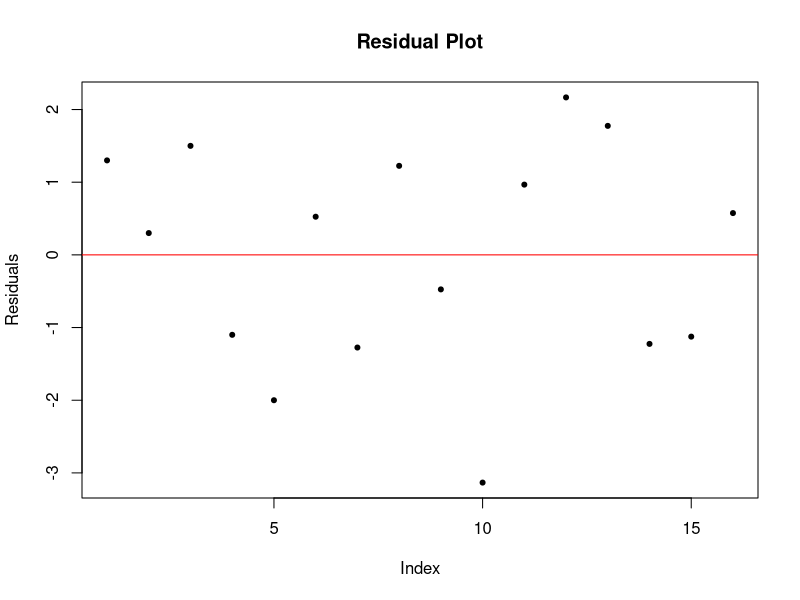
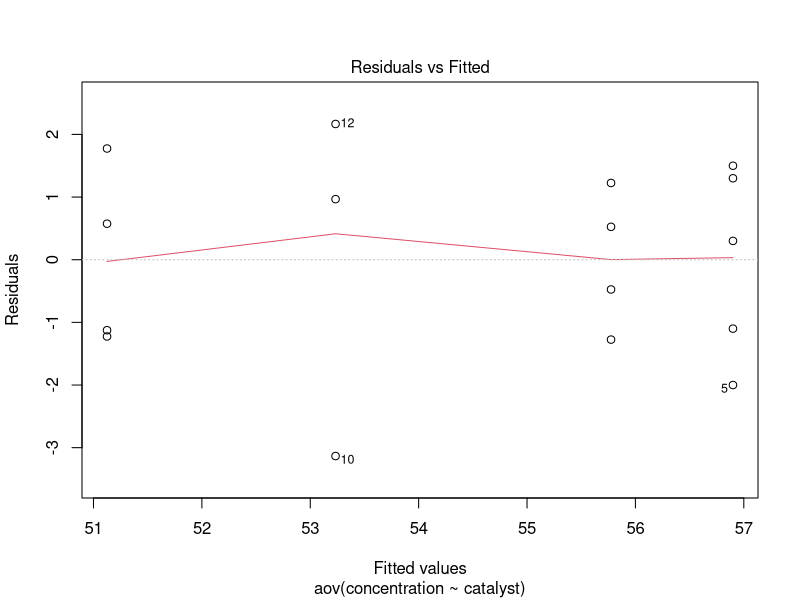
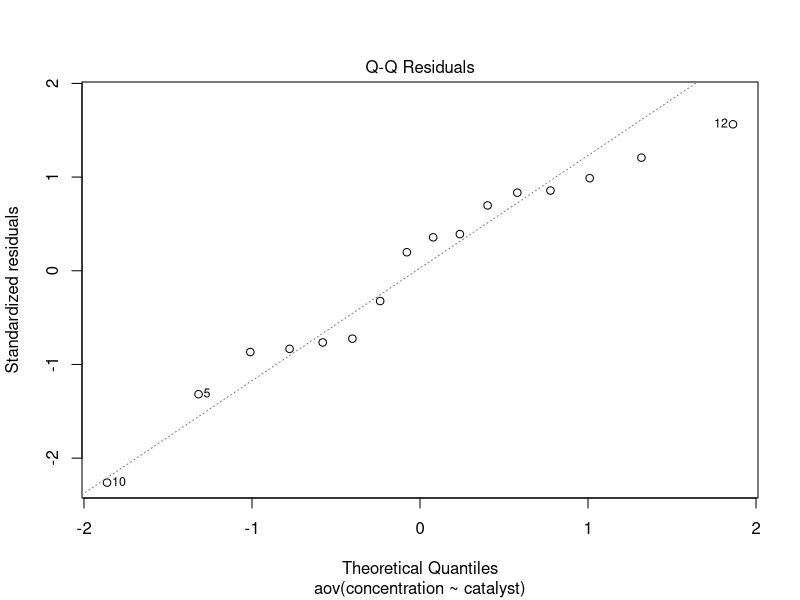
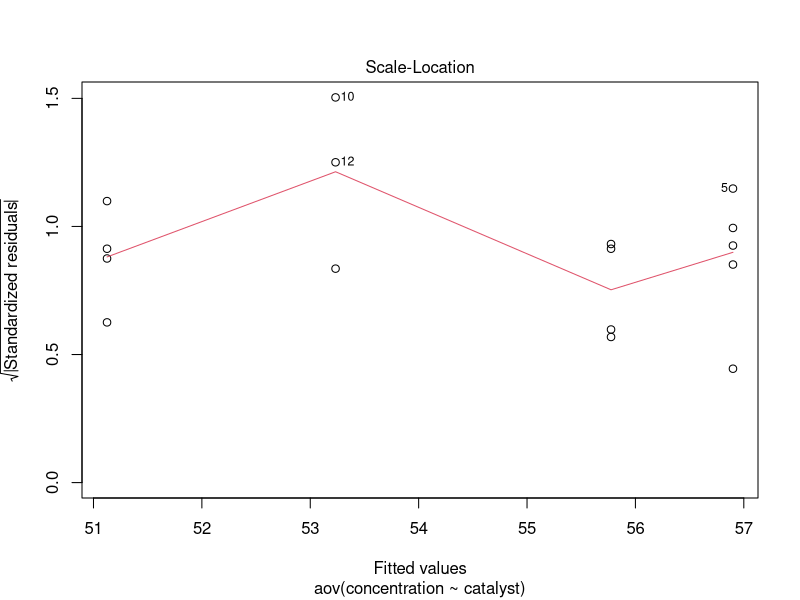
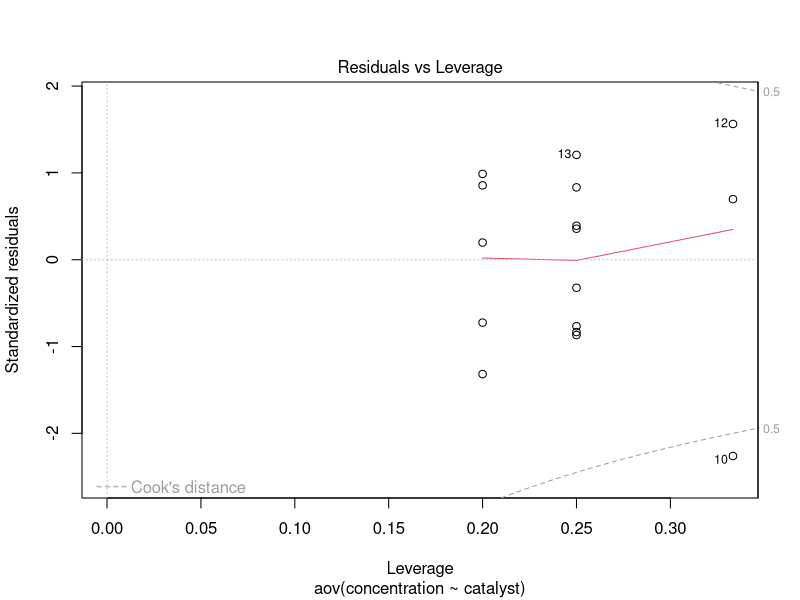

Reproduce these figures in R, in order.
## ---- chunk 1

### 3.40 Barlett test of Homogeneity of variance.  
catalyst<-c(rep("1",5), rep("2",4), rep("3",3), rep("4",4))
concentration<-c(58.2, 57.2, 58.4,55.8,54.9,56.3,54.5,57.0,55.3,50.1,54.2,55.4,52.9,49.9,50.0,51.7)
data.frame(catalyst, concentration)
bartlett.test(concentration~catalyst)

### b. Analysis of Variance. 
anova<-aov(concentration~catalyst)
summary(anova)

### c. Residuals 
fit<-lm(concentration~catalyst)
plot(fit$residuals, main = "Residual Plot", ylab = "Residuals", pch=20)
abline(h=0, col="red" )
plot(anova)

## ---- chunk 2

### 3.40 Kruskal Wallis Test 
Circuit_type<-c(rep("1",5), rep("2",5), rep("3",5))
Response_time<-c(9,12,10,8,15,20,21,23,17,30,6,5,8,16,7)
data.frame(Circuit_type,Response_time)
kruskal.test(Response_time~Circuit_type)

anova1<-aov(Response_time~Circuit_type)
summary(anova1)
